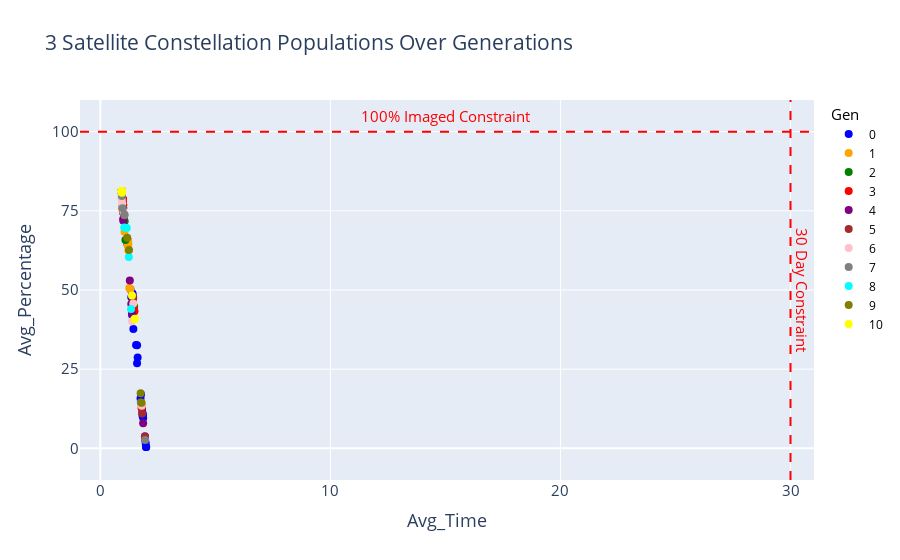
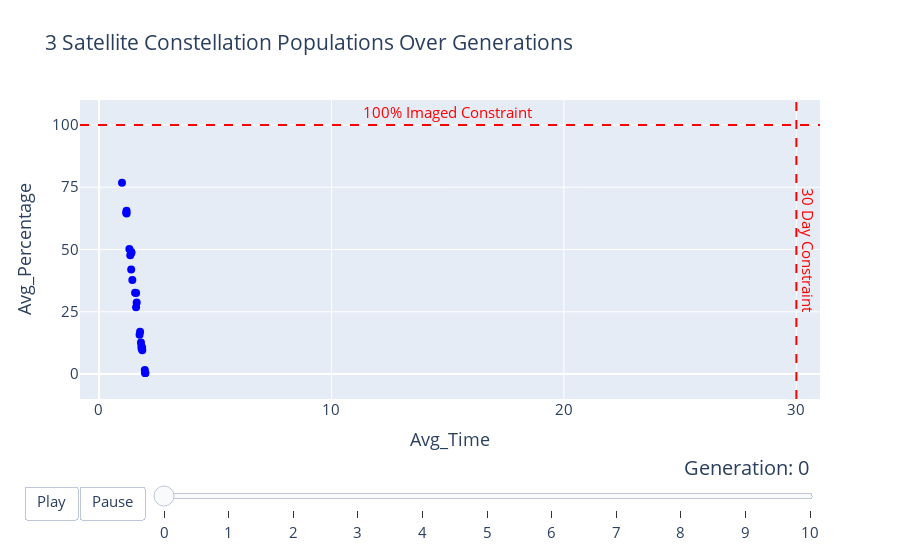

Notebook code for these charts, in order:
### Code cell
def pop_over_gen_plotter_animator(n_sats, results_dict, hover_text=['Alt', 'Inc', 'Aop', 'Initial_Raan', 'Delta_Raan',
       'Num_Planes', 'Avg_Percentage', 'Std_Percentage', 'Avg_Time',
       'Std_Time'],plot_title='Satellites Pop_Over_Gen', xaxis='Avg_Time', yaxis='Avg_Percentage', graph=True, animation=True, constraint=True, xticks = [0, 10, 20, 30, 40], yticks=[0, 25, 50, 75, 100]):

    pop_over_gen_df = results_dict[n_sats]['Pop_Over_Gen']
    colors = ['blue', 'orange', 'green', 'red', 'purple', 'brown', 'pink', 'gray', 'cyan', 'olive', 'yellow']

    figs = []
    if graph:
        fig_graph = make_subplots()
        figs.append(fig_graph)
        

    if animation:
        fig_animation = make_subplots()
        figs.append(fig_animation)
    

    frames = []

    df = pop_over_gen_df[pop_over_gen_df['Gen'] == 0]

    scatter = go.Scatter(
        x=df[xaxis],
        y=df[yaxis],
        hovertext=df[hover_text].astype(str).agg(', '.join, axis=1),
        hoverinfo='text',
        mode='markers',
        name=f'{0}',
        marker=dict(color=colors[0], size=8),
    )

    

    for i, gen in enumerate(results_dict[n_sats]['Pop_Over_Gen']['Gen'].unique()):
        df = pop_over_gen_df[pop_over_gen_df['Gen'] == gen]


        scatter = go.Scatter(
            x=df[xaxis],
            y=df[yaxis],
            hovertext=df[hover_text].astype(str).agg(', '.join, axis=1),
            hoverinfo='text',
            mode='markers',
            name=f'{gen}',
            marker=dict(color=colors[i % len(colors)], size=8),
        )
        
        if i == 0 and animation:
            fig_animation.add_trace(scatter)

        if graph:
            fig_graph.add_trace(scatter)

        frames.append(go.Frame(data=[scatter], name=str(gen)))

    for fig in figs:

        if constraint:
            fig.add_vline(30, line_dash='dash', line_color='red')
            fig.add_hline(100, line_dash='dash', line_color='red')

            fig.add_annotation(x=30.5, y=50, text='30 Day Constraint', font=dict(color='red', size=15), textangle=90, showarrow=False)
            fig.add_annotation(x=15, y=105, text='100% Imaged Constraint', font=dict(color='red', size=15), showarrow=False)


        if graph and fig == fig_graph:
            fig.update_layout(
                title=f'{plot_title}',
                xaxis_title=xaxis,
                yaxis_title=yaxis,
                xaxis=dict(tickmode='array',tickvals=xticks),
                yaxis=dict(tickmode='array',tickvals=yticks, range=[yticks[0]-10, yticks[-1]+10]),
                legend=dict(title='Gen',title_font=dict(size=15),font=dict(size=12, color='black')),
                font=dict(size=15))

        if animation and fig == fig_animation:
            
            fig.update_layout(title=f'{plot_title}',
            xaxis_title=xaxis,
            yaxis_title=yaxis,
            xaxis=dict(tickmode='array',tickvals=xticks),
            yaxis=dict(tickmode='array',tickvals=yticks,range=[yticks[0]-10, yticks[-1]+10]),
            legend=dict(title='Gen',title_font=dict(size=15),font=dict(size=12, color='black')),
            font=dict(size=15), 
            updatemenus=[{
            'buttons': [
                {
                    'args': [None, {'frame': {'duration': 500, 'redraw': True}, 'fromcurrent': True}],
                    'label': 'Play',
                    'method': 'animate'
                },
                {
                    'args': [[None], {'frame': {'duration': 0, 'redraw': True}, 'mode': 'immediate'}],
                    'label': 'Pause',
                    'method': 'animate'
                }
            ],
            'direction': 'left',
            'pad': {'r': 10, 't': 87},
            'showactive': False,
            'type': 'buttons',
            'x': 0.1,
            'xanchor': 'right',
            'y': 0,
            'yanchor': 'top'
        }],
        sliders=[{
            'active': 0,
            'yanchor': 'top',
            'xanchor': 'left',
            'currentvalue': {
                'font': {'size': 20},
                'prefix': 'Generation: ',
                'visible': True,
                'xanchor': 'right'
            },
            'transition': {'duration': 300, 'easing': 'cubic-in-out'},
            'pad': {'b': 10, 't': 50},
            'len': 0.9,
            'x': 0.1,
            'y': 0,
            'steps': [
                {
                    'args': [[str(gen)], {'frame': {'duration': 300, 'redraw': True}, 'mode': 'immediate', 'transition': {'duration': 300}}],
                    'label': str(gen),
                    'method': 'animate'
                } for gen in pop_over_gen_df['Gen'].unique()
            ]
        }])
            fig.frames = frames
        fig.show()

n_sats=3
pop_over_gen_plotter_animator(n_sats, results_dict, graph=True, animation=True, xaxis='Avg_Time', yaxis='Avg_Percentage',plot_title=f'{n_sats} Satellite Constellation Populations Over Generations')
